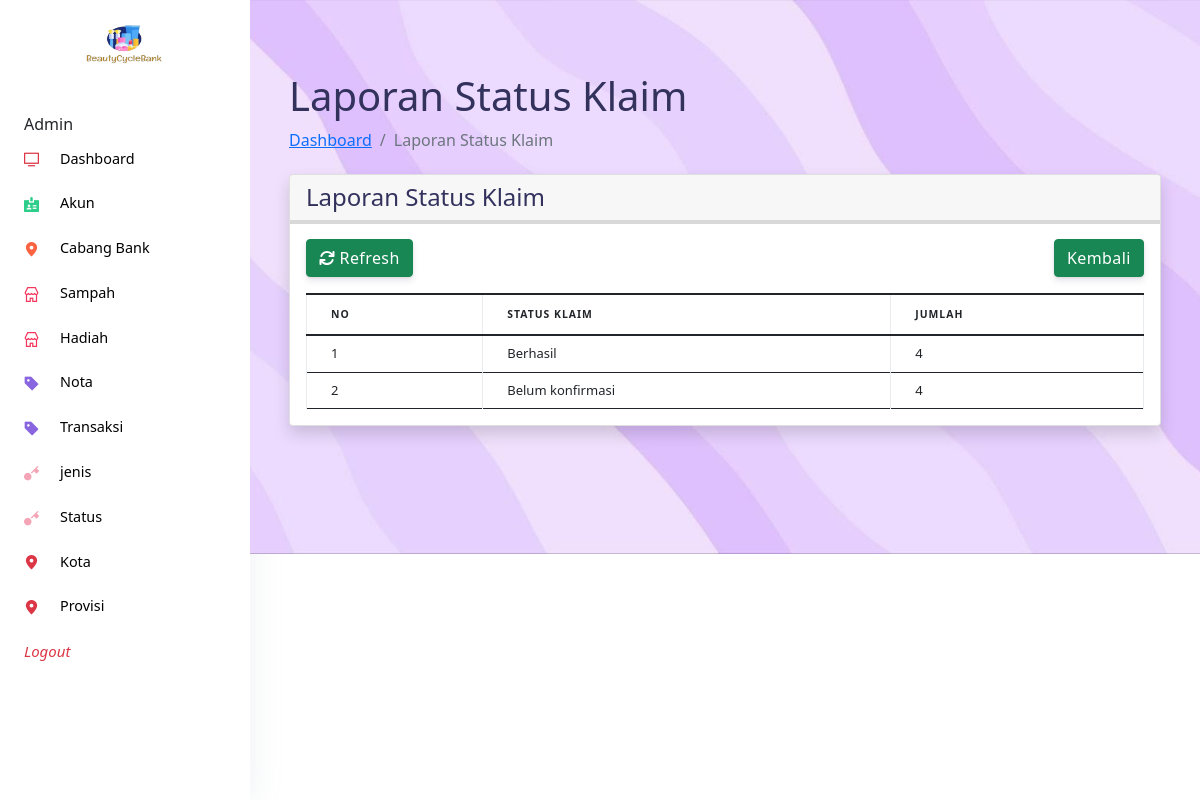
The page /admin/index.php?halaman=semualaporanstatusklaim on the database its author committed.
### tables this page shows
CREATE TABLE `nota_gift` (
  `ID_Nota_Gift` varchar(100) NOT NULL,
  `ID_Akun` varchar(100) NOT NULL,
  `ID_Cabang_Bank` varchar(100) NOT NULL,
  `Tanggal_Klaim` date NOT NULL,
  `Poin_Klaim` int(100) NOT NULL,
  `ID_Statusklaim` varchar(100) NOT NULL,
  `Bukti_Klaim` varchar(100) NOT NULL
);

CREATE TABLE `status_klaim` (
  `ID_Statusklaim` varchar(100) NOT NULL,
  `Status_Klaim` varchar(100) NOT NULL
);

### admin/semua_laporan_status_klaim.php (the view, shortened to what this page needs)
<!DOCTYPE html>
<html lang="en">
<head>
  <link href="assets/js/plugins/nucleo/css/nucleo.css" rel="stylesheet" />
  <link href="assets/js/plugins/@fortawesome/fontawesome-free/css/all.min.css" rel="stylesheet" />
</head>
<div class="container-fluid px-4">
    <h1 class="mt-4">Laporan Status Klaim</h1>
      <ol class="breadcrumb mt-2 bg-transparent">
        <li  class="breadcrumb-item"><a href="index.php">Dashboard</a></li>
          <li class="breadcrumb-item active">Laporan Status Klaim</li>
      </ol>
<div class="card shadow" style="margin-top:22px">
    <div class="card-header border-4">
        <h4 class="mb-0">Laporan Status Klaim</h4>
    </div>
<div class="card-body" style="margin-top:-1px">
<table id="datatablesSimple" class="table table-bordered border-dark" background="">
<thead>
    <a href="index.php?halaman=semualaporanstatusklaim" class="btn btn-success square-btn-adjust" style="margin-bottom:16px"><i class="fa fa-refresh"></i> Refresh </a>
    <div style="float:right;" class="col-md-0">
        <input type="button" class="btn btn-success square-btn-adjust" style="margin-bottom:16px" class="fa fa-reply-all" value="Kembali" onclick="history.back(-1)"/>
    </div>
    <thead>
<tr>
    <th>No</th>
    <th>Status Klaim</th>
    <th>Jumlah</th>
</tr>
</thead>
<tbody>
        <?php
        $nomor=1;
        $ambil= mysqli_query ($koneksi,"SELECT *, count(status_klaim.ID_Statusklaim) AS jumlah_status_klaim FROM nota_gift
        INNER JOIN status_klaim ON nota_gift.ID_Statusklaim = status_klaim.ID_Statusklaim GROUP BY nota_gift.ID_Statusklaim order by jumlah_status_klaim desc limit 5");
        while($pecah=mysqli_fetch_array($ambil)){?>
        <tr>
            <td><?php echo $nomor++; ?></td>
            <td><?php echo $pecah['Status_Klaim']; ?></td>
            <td><?php echo $pecah['jumlah_status_klaim']; ?></td>
                </tr>
              <?php } ?>
            </tbody>
          </table>
        </div>
      </div>
    </div>

### rows shown on the page
nota_gift: ID_Statusklaim.Status_Klaim "Berhasil", jumlah_status_klaim "4"
nota_gift: ID_Statusklaim.Status_Klaim "Belum konfirmasi", jumlah_status_klaim "4"
